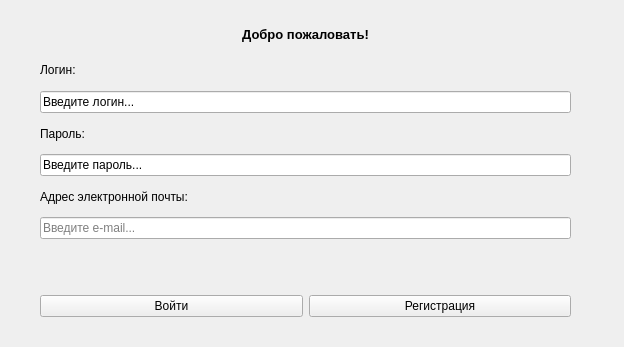
<?xml version="1.0" encoding="UTF-8"?>
<ui version="4.0">
 <class>AuthForm</class>
 <widget class="QWidget" name="AuthForm">
  <property name="geometry">
   <rect>
    <x>0</x>
    <y>0</y>
    <width>624</width>
    <height>347</height>
   </rect>
  </property>
  <property name="windowTitle">
   <string>Form</string>
  </property>
  <widget class="QWidget" name="verticalLayoutWidget">
   <property name="geometry">
    <rect>
     <x>40</x>
     <y>20</y>
     <width>531</width>
     <height>297</height>
    </rect>
   </property>
   <layout class="QVBoxLayout" name="verticalLayout">
    <item>
     <widget class="QLabel" name="hello_text">
      <property name="font">
       <font>
        <pointsize>10</pointsize>
        <bold>true</bold>
       </font>
      </property>
      <property name="text">
       <string>Добро пожаловать!</string>
      </property>
      <property name="alignment">
       <set>Qt::AlignCenter</set>
      </property>
     </widget>
    </item>
    <item>
     <widget class="QLabel" name="login">
      <property name="text">
       <string>Логин:</string>
      </property>
     </widget>
    </item>
    <item>
     <widget class="QLineEdit" name="login_label">
      <property name="text">
       <string>Введите логин...</string>
      </property>
     </widget>
    </item>
    <item>
     <widget class="QLabel" name="password">
      <property name="text">
       <string>Пароль:</string>
      </property>
     </widget>
    </item>
    <item>
     <widget class="QLineEdit" name="password_label">
      <property name="text">
       <string>Введите пароль...</string>
      </property>
     </widget>
    </item>
    <item>
     <widget class="QLabel" name="email">
      <property name="text">
       <string>Адрес электронной почты:</string>
      </property>
     </widget>
    </item>
    <item>
     <widget class="QLineEdit" name="email_label">
      <property name="text">
       <string/>
      </property>
      <property name="placeholderText">
       <string>Введите e-mail...</string>
      </property>
     </widget>
    </item>
    <item>
     <layout class="QHBoxLayout" name="horizontalLayout">
      <property name="topMargin">
       <number>50</number>
      </property>
      <item>
       <widget class="QPushButton" name="sign_in">
        <property name="text">
         <string>Войти</string>
        </property>
       </widget>
      </item>
      <item>
       <widget class="QPushButton" name="sign_up">
        <property name="text">
         <string>Регистрация</string>
        </property>
       </widget>
      </item>
     </layout>
    </item>
   </layout>
  </widget>
 </widget>
 <resources/>
 <connections/>
</ui>
